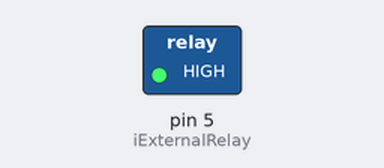
A sketch run on a simulated Arduino Nano, built with avr-gcc and run on an emulated ATmega328P. On the bench: switched loads named in the sketch (green lamp = pin HIGH). No radio packets arrive unless stated.

Above: at 3.1 s.
At 8.1 s:
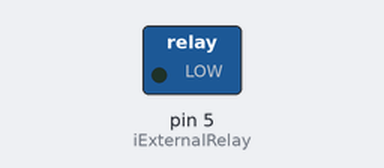
Timing chart, 0 to 9.6 s (numbered marks = the images above):
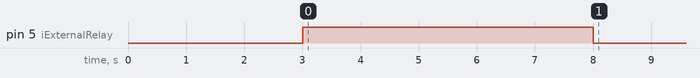

The sketch:

LGT8F32P_16MHz_888_robot_client.ino
```cpp
//by TienTN - LGT8FX Nano form
//LGT8328, Internal RC, 8MHz, 328P-LQFP32
//wiring: https://howtomechatronics.com/tutorials/arduino/arduino-wireless-communication-nrf24l01-tutorial/
//between Nano and nRF24L01
//NOTE: Only 3.3V!!!
// VCC     GND     * *
// CSN-8   CE-7    * *
// MOSI-11 SCK-13  * *
// IRQ     MISO-12 * *
//Library: TMRh20/RF24, https://github.com/tmrh20/RF24/
#include <nRF24L01.h>
#include <printf.h>
#include <RF24.h>
#include <RF24_config.h>
#include <SPI.h>

unsigned long TOTAL_DISPLAY_INTERVAL = 280000;
unsigned long iStartDisplayTime = 0;
RF24 radio(7, 8); // CE, CSN
const byte address[6] = "00001";
int iExternalRelay = 5; //5V +
boolean flgLEDOn = false;

void initReceiver() {
  radio.begin();
  radio.openReadingPipe(0, address);
  radio.setPALevel(RF24_PA_MIN);
  delay(1000);
  radio.startListening();
  delay(1000);
}

void setup() {
  // put your setup code here, to run once:
  //Serial.begin(9600);

  pinMode(iExternalRelay, OUTPUT);

  //Serial.println("initing receiver");
  initReceiver();
  //Serial.println("inited");

  digitalWrite(iExternalRelay, LOW);
  delay(1000);
  digitalWrite(iExternalRelay, HIGH); //1
  delay(5000);
  digitalWrite(iExternalRelay, LOW);

}

void loop() {
  // put your main code here, to run repeatedly:

  if (radio.available()) {
    char text[14] = "";
    radio.read(&text, sizeof(text));
    //Serial.println(text);

    if (!flgLEDOn) {
      iStartDisplayTime = millis();
      flgLEDOn = true;
    }

  }

  if (flgLEDOn) {
    digitalWrite(iExternalRelay, HIGH);

    if (millis() - iStartDisplayTime >= TOTAL_DISPLAY_INTERVAL) {
      flgLEDOn = false;
      digitalWrite(iExternalRelay, LOW);
      //to make sure there's no more current spike
      delay(2000);
      digitalWrite(iExternalRelay, LOW);
    }

  }

}
```
